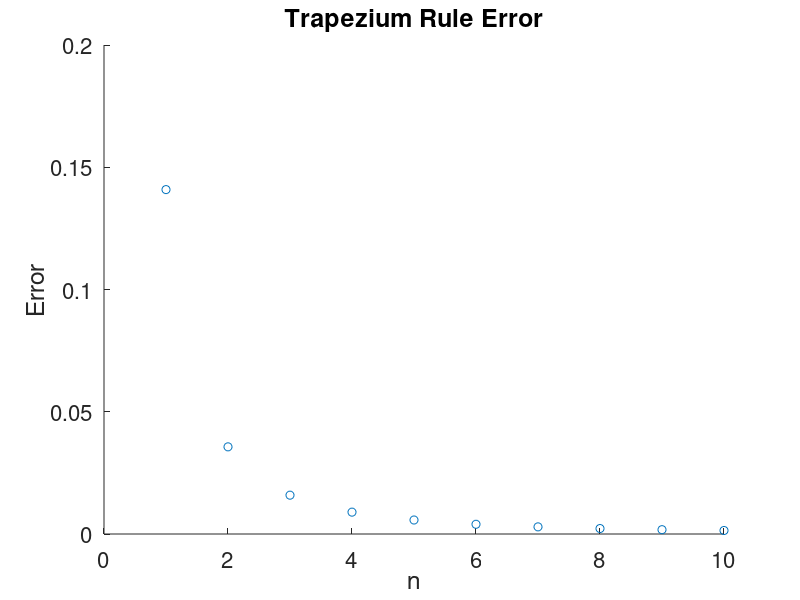
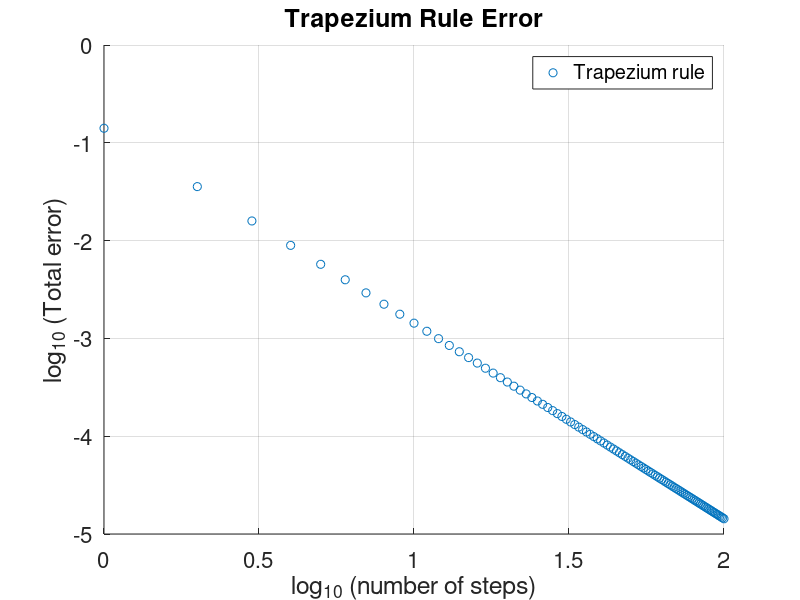
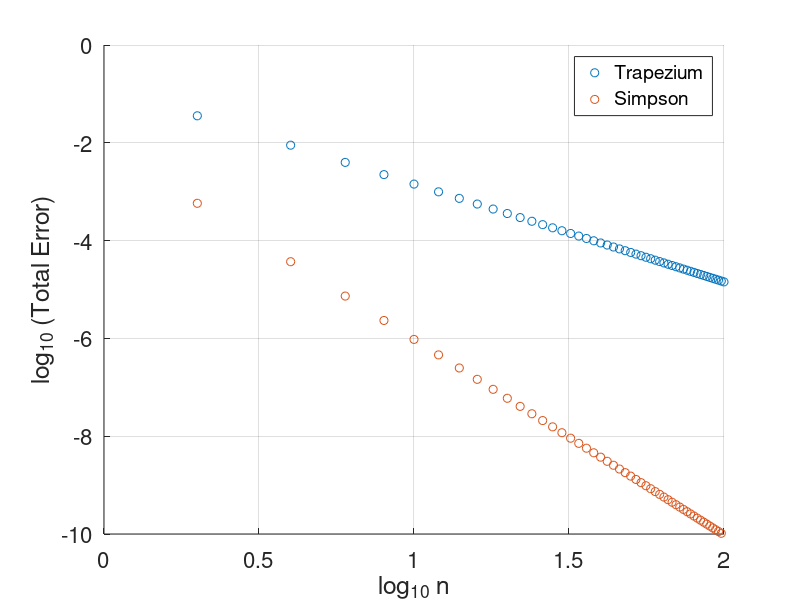
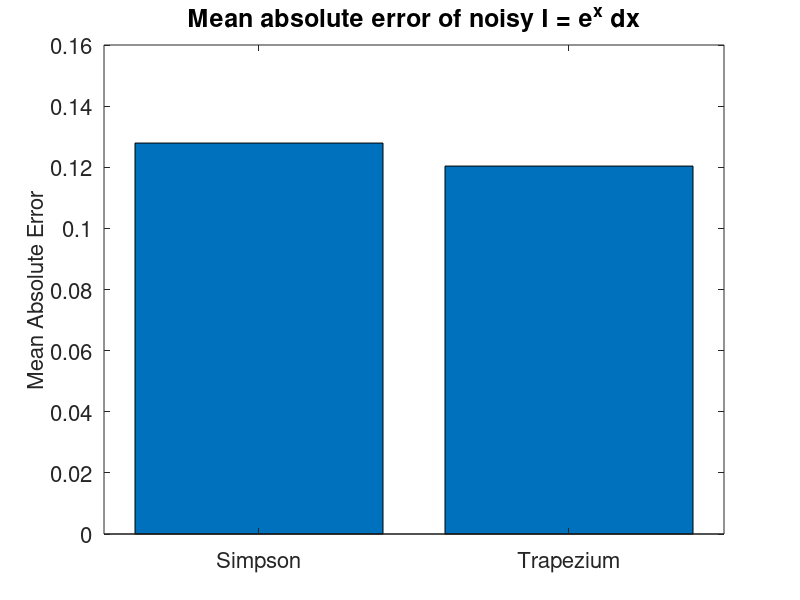

MATLAB code for these plots, in order: (Note: this script raises an error after producing the figures.)
% Matlab examples for Engineering Maths, CET IB, 2016
% Eric Rees
% 


% To use these scripts:
%  1. Start Matlab
%  2. Enter these scripts on the console
%      one line at a time
%  3. Or open this file in the editor 
%      and run entire sections (Ctrl + Enter)


% EXAMPLE 1: Trapezium rule errors
%  Integrate exp(x) dx from 0 to 1
% 
clear    % Clear workspace

n = 5;   % Number of steps
h = 1/n; % Interval

x = 0:h:1;
f = exp(x);

Itrapezium = 0.5*h*(f(1)+2*sum(f(2:end-1))+f(end));
Iexact     = exp(1) - 1;
difference = Itrapezium - Iexact;


% EXAMPLE 1b: Plot graph for trapezium rule errors for several values of 

listOfN          = zeros(100,1); % Pre-allocate an empty list 
listOfDifference = zeros(100,1);
for loop = 1:100
  n = loop;
  h = 1/n;   % Interval
  x = 0:h:1;
  f = exp(x);
  Itrapezium = 0.5*h* (f(1) + 2*sum(f(2:end-1)) + f(end));
  Iexact     = exp(1) - 1;
  difference = Itrapezium - Iexact;
  listOfN(loop)          = n;
  listOfDifference(loop) = difference;
end

figure(1)
 scatter(listOfN(1:10), listOfDifference(1:10));
 set(gca, 'fontSize', 16)
 xlabel('n', 'fontSize', 18);
 ylabel('Error', 'fontSize', 18);
 title('Trapezium Rule Error', 'fontSize', 18);
 set(gcf,'Position',[100,100,400,300]);
 set(gcf,'color','w')
figure(2)
 scatter(log10(listOfN), log10(listOfDifference));
 set(gca, 'fontSize', 16)
 xlabel('log_{10} (number of steps)', 'fontSize', 18);
 ylabel('log_{10} (Total error)', 'fontSize', 18);
 title('Trapezium Rule Error', 'fontSize', 18);
 set(gcf,'Position',[100,100,500,400]);
 grid on
 legend('Trapezium rule')
 
 
%% 
%  EXAMPLE 2: Simpson's rule integration
%  Also for  exp(x) dx from 0 to 1 
clear

n = 2;     % Consider n intervals. n is even.
h = 1/n;   % The width of each interval is h
                   
x = 0:h:1;    % x coordinates 
y = exp(x);   % y coordinates

Isimpson = (1/3)*h*(y(1) + 4*sum( y(2:2:end-1) ) + ...
                    2*sum( y(3:2:end-2) ) +y(end) );
Iexact = exp(1) - 1;
difference = Isimpson - Iexact;

% EXAMPLE 2b:
%  Compare Simpson's rule error with Trapezium rule:
%  For several n-values (must be even):
listOfN          = zeros(50,1);
listOfDiffTrap   = zeros(50,1);
listOfDiffSimp   = zeros(50,1);
for loop = 1:50
  n = 2*loop;
  h = 1/n;     % Interval
  x = 0:h:1;
  y = exp(x);
  Itrapezium = 0.5*h* (y(1) + 2*sum(y(2:end-1)) + y(end));
  Isimpson   = (1/3)*h*(y(1) + 4*sum( y(2:2:end-1) ) + ...
                        2*sum( y(3:2:end-2) ) +y(end) );
  
  Iexact     = exp(1) - 1;
  
  listOfN(loop)          = n;
  listOfDiffTrap(loop) = Itrapezium - Iexact;
  listOfDiffSimp(loop) = abs( Isimpson - Iexact );
end

figure(3)
 scatter(log10(listOfN), log10(listOfDiffTrap), 'bo');
 hold on
  scatter(log10(listOfN), log10(listOfDiffSimp), 'rx');
 hold off
 set(gca, 'fontSize', 16)
 xlabel('log_{10} n', 'fontSize', 18);
 ylabel('log_{10} (Total Error)', 'fontSize', 18);
 title('', 'fontSize', 18);
 set(gcf,'Position',[100,100,400,300]);
 set(gcf,'color','w')
 legend('Trapezium','Simpson','fontSize',14)
 grid on
ylim([-10 0])


%%
% Example 3: Noise Tolerance of Trapezium and Simpson's Rules
%            integrate  exp dx  from x = 0 to 1 with noise

clear
n = 10;
h=1/n;
xData = 0:h:1; 

nRepeats = 1000;   % Run this 1000 times 

Isimpson = zeros(length(nRepeats),1); % Pre-allocate memory
Itrap =    zeros(length(nRepeats),1); % 

for loop = 1:nRepeats
  yData = exp(xData) + 0.5*randn(1, length(xData)); 
  Isimpson(loop) = (1/3) * h * (yData(1) + 4*sum(yData(2:2:end-1)) + ...
                          2*sum(yData(3:2:end-2)) +yData(end) );
  Itrap(loop)    = 0.5*h*(yData(1)+2*sum(yData(2:end-1))+yData(end));
end

Iexact = exp(1) - 1;

errorOfSimpson = abs( Isimpson - Iexact) ;
errorOfTrap    = abs( Itrap    - Iexact) ;
mean(errorOfSimpson)
mean(errorOfTrap)

% Bar chart for mean absolute errors:
figure(4)
 bar( [mean(errorOfSimpson) , mean(errorOfTrap)] )
 set(gca,'XTickLabel',{'Simpson', 'Trapezium'})
 set(gca, 'fontSize', 16)
 title('Mean absolute error of noisy I = e^x dx', 'fontSize', 18);
colormap summer
ylabel('Mean Absolute Error', 'fontSize', 16);

% Scatterplot for absolute errors (hardly enlightening)
figure(5)
 scatter((1:length(errorOfSimpson)), errorOfSimpson, 'rx')
 hold on
 scatter((1:length(errorOfTrap)), errorOfTrap, 'bo')
 hold off
legend('Simpson','Trapezium')
set(gca, 'fontSize', 16)
title('Total error, with noise', 'fontSize', 18);
xlabel('Test number', 'fontSize', 16);
ylabel('Absolute error', 'fontSize', 16);


%% 
%  Example 4: Euler and Modified Euler for ODEs
% Exponential decay:
% 
% Note:
%   Interesting cases are (h = 0.01, 0.1, 0.15, 0.2, 0.203)
%    Note the axis limits, xlim() and ylim(), may hide 
%    the divergence to infinity for large h here

steps = 200;    % Number of steps
h = 0.01;       % Step size

t = 0;    % Initial time
y = 1;    % Initial amount

listT = zeros(steps,1);
listY = zeros(steps,1);
for loop = 1:steps
   listT(loop) = (loop-1)*h;
   listY(loop) = y;
     
    f = -10*y;    % Slope
    y = y + h*f; 
    t = t+h; 
end
figure(6)
 plot(listT, listY, 'lineWidth', 2);

 set(gca, 'fontSize', 16)
 xlabel('time', 'fontSize', 18);
 ylabel('N', 'fontSize', 18);
 title('Exponential decay simulation', 'fontSize', 18);
 set(gcf,'Position',[100,100,400,300]);
 set(gcf,'color','w')
 xlim([0 1])
 
 
%% 
%  Example 5:  Euler and its errors

n = 5;    % Set step size and number of steps
h = 0.1;
x = 0;    % Set initial values
y = 1;

listX = zeros(n,1);
listY = zeros(n,1);

for loop = 1:n
   listX(loop) = x;  % Store results
   listY(loop) = y;
    
    k1 = x+y;         % Slope at start of  step
    
    y = y + h*( k1 );
    x = x+h;
end

yExact = 2*exp(x) - x - 1;
yError = yExact - y;

figure(7)

plot(listX, 2*exp(listX) - listX - 1, 'r','lineWidth', 4 )
hold on
   plot(listX, listY, 'lineWidth', 2); % Sim
   scatter(listX, listY, 200, 'bo')
hold off
set(gca, 'fontSize', 14)
xlabel('x', 'fontSize', 14);
ylabel('y', 'fontSize', 14);
% title('Euler', 'fontSize', 14);
legend('exact', 'Euler')
set(gcf,'Position',[100,100,400,300]);
set(gcf,'color','w')


%%
% Example 6: Modified Euler and its errors
n = 5;    % Set step size and number of steps
h = 0.1;
x = 0;    % Set initial values
y = 1;

listX = zeros(n,1);
listY = zeros(n,1);

for loop = 1:n
   listX(loop) = x;  % Store results
   listY(loop) = y;
    
    k1 = x+y;         % Slope at start of  step
    yG = y + h*k1;    % Guess y at end of step
    k2 = (x+h) + yG;  % Guess slope at end of step
    
    y = y + 0.5*h*( k1 + k2 );
    x = x+h;
end

yExact = 2*exp(x) - x - 1;
yError = yExact - y;

figure(8)
 hold on
   plot(listX, 2*exp(listX) - listX - 1, 'r','lineWidth', 10 )
   plot(listX, listY, 'lineWidth', 4); % Sim
   scatter(listX, listY, 200, 'bo')
 hold off
 set(gca, 'fontSize', 16)
 xlabel('X', 'fontSize', 18);
 ylabel('Y', 'fontSize', 18);
 title('Modified Euler', 'fontSize', 18);
 legend('exact', 'simulated', 'simulated')
 set(gcf,'Position',[100,100,400,300]);
 set(gcf,'color','w')
 
 
 %%
 %  Example 7: RK4 method and its errors
 
n = 5;   % n steps
h = 0.1;   % step size (large)
listX = zeros(n,1);
listY = zeros(n,1);

x = 0;   % initial x
y = 1;   % initial y
for loop = 1:n
  listX(loop) = x;
  listY(loop) = y;
  
  k1 = x+y;
  k2 = (x + 0.5*h) + (y + 0.5*h*k1);
  k3 = (x + 0.5*h) + (y + 0.5*h*k2);
  k4 = (x + h)     + (y + h*k3);
  
  averageSlopeEstimate = (1/6)*(k1 + 2*k2 + 2*k3 + k4);
  
  y = y + h*averageSlopeEstimate;
  x = x + h;
end

yExact = 2*exp(x) - x - 1;
yError = y - yExact;

figure(9)
plot(listX, 2*exp(listX) - listX - 1, 'r','lineWidth', 10 )
 hold on
   plot(listX, listY, 'b', 'lineWidth', 3)
   scatter(listX, listY, 200, 'bo')
 hold off
 set(gca, 'fontSize', 16)
 xlabel('X', 'fontSize', 18);
 ylabel('Y', 'fontSize', 18);
 title('RK4', 'fontSize', 18);
 legend('exact', 'simulated', 'simulated')
set(gcf,'Position',[100,100,400,300]);
set(gcf,'color','w')


%%
% Example 8: RK4 comparison with Euler, Mod Euler

n = 7;   % n steps
h = 1;   % step size (1 is 'large')
x = 0;   % initial x
y = 1;   % initial y

listX_euler    = zeros(n+1,1); % Prepare lists to store results
listY_euler    = zeros(n+1,1);
listX_euler(1) = x;
listY_euler(1) = y;

listX_modEuler = zeros(n+1,1);
listY_modEuler = zeros(n+1,1);
listX_modEuler(1) = x;
listY_modEuler(1) = y;

listX_RK4      = zeros(n+1,1);
listY_RK4      = zeros(n+1,1);
listX_RK4(1)   = x;
listY_RK4(1)   = y;

for loop = 1:n
   
   % Euler:
   k1  = (listX_euler(loop) + listY_euler(loop));
   listX_euler(loop+1) = listX_euler(loop) + h;
   listY_euler(loop+1) = listY_euler(loop) + h*k1;
   
   % Modified Euler (or RK2):
   k1  = (listX_modEuler(loop) + listY_modEuler(loop));
   yG  = listY_modEuler(loop) + k1*h;
   k2  = (listX_modEuler(loop) + h   + yG);
   listX_modEuler(loop+1) = listX_modEuler(loop) + h;
   listY_modEuler(loop+1) = listY_modEuler(loop) + (1/2)*h*(k1+k2);
    
   % 4th order Runge-Kutta
   k1 = (listX_RK4(loop) + listY_RK4(loop));
   k2 = (listX_RK4(loop) + 0.5*h) + (listY_RK4(loop) + 0.5*h*k1);
   k3 = (listX_RK4(loop) + 0.5*h) + (listY_RK4(loop) + 0.5*h*k2);
   k4 = (listX_RK4(loop) + h)     + (listY_RK4(loop) + h*k3);
    
   averageSlopeEstimate = (1/6)*(k1 + 2*k2 + 2*k3 + k4);
   listX_RK4(loop+1) = listX_RK4(loop) + h;
   listY_RK4(loop+1) = listY_RK4(loop) + h*averageSlopeEstimate;

end


figure(10)
 xx = 0:0.02:(n*h);     % x positions
 yy = 2*exp(xx) - xx - 1; % Exact y
 plot(xx,yy, 'r','lineWidth', 4 ) % Exact
 hold on
   plot(listX_euler, listY_euler, 'b--','lineWidth', 4); % Sim
   plot(listX_modEuler, listY_modEuler, 'g--','lineWidth', 4); % Sim
   plot(listX_RK4, listY_RK4, 'k--','lineWidth', 4); % Sim
 hold off
 set(gca, 'fontSize', 16)
 xlabel('X', 'fontSize', 18);
 ylabel('Y', 'fontSize', 18);
 title('', 'fontSize', 18);
 legend('Exact','Euler', 'Mod Euler', 'RK4')
% set(gcf,'Position',[100,100,400,300]);
% set(gcf,'color','w')


%%
% Example 9: 
%   Accuracy of RK 4 versus Euler and Mod Euler, for different n values:
%

nValues = [1,2,4,10,100];

for loopNs = 1:length(nValues)
  n = nValues(loopNs);   % n steps
  h = 0.1/n;            % step size for total distance 0.5

  x = 0;   % initial x
  y = 1;   % initial y for RK4
  yEu = 1; % Initial y for Euler
  yME = 1; % Initial y for Modified Euler
  
  for loop = 1:n
    k1 = x+y;                 % RK4 method 
    k2 = (x + 0.5*h) + (y + 0.5*h*k1);
    k3 = (x + 0.5*h) + (y + 0.5*h*k2);
    k4 = (x + h)     + (y + h*k3);
    
    averageSlopeEstimate = (1/6)*(k1 + 2*k2 + 2*k3 + k4);
    y = y + h*averageSlopeEstimate;
    
    yEu = yEu + h*(x + yEu); % Euler method
    
    k1ME = x+yME;            % Modified Euler method
    yG   = yME + k1ME*h; 
    k2ME = x+h + yG;
    yME  = yME + 0.5*h*(k1ME + k2ME);
    
    x = x + h; 
  end
  
  yRK4(loopNs)   = y;
  yEuler(loopNs) = yEu;
  yModE(loopNs)  = yME;
end
yExact = 2*exp(x) - x - 1;


log_yErrorRK4   = log10( abs(yExact - yRK4)   );
log_yErrorEuler = log10( abs(yExact - yEuler) );
log_yErrorME    = log10( abs(yExact - yModE)    );

logNvalues = log10(nValues);


figure(11)
plot( logNvalues, log_yErrorEuler, 'b', 'lineWidth', 3)
hold on % Overlay some extra plots
  plot(logNvalues, log_yErrorRK4, 'k', 'lineWidth', 3)
  plot(logNvalues, log_yErrorME,  'r', 'lineWidth', 3)
  legend('Euler', 'RK4', 'Mod Euler', 18, 'Location', 'SouthWest');
  scatter( logNvalues, log_yErrorRK4, 70, 'k', 'filled') % Show points
  scatter( logNvalues, log_yErrorEuler, 70, 'b', 'filled') % Show points
  scatter( logNvalues, log_yErrorME, 70, 'r', 'filled') % Show points
hold off
% Make the plot readable by increasing font sizes etc.
set(gca, 'fontSize', 18)
xlabel('log_{10} N', 'fontSize', 18);
ylabel('log_{10} Error', 'fontSize', 18);
title('Runge-Kutta global error', 'fontSize', 18);
grid on


slopeRK = (log_yErrorRK4(end)- log_yErrorRK4(end-1))/(logNvalues(end) - logNvalues(end-1));
disp(slopeRK);


%%
%  Example 10: Euler for a 2nd order ODE (simple harmonic oscillator)

h = 0.1; % Time interval: try 0.02, 0.2
y = 0;   % Initial y value (position)
v = 1;   % Initial dy/dt   (velocity)
t = 0;
for loop = 1:500 
    acceleration = -y; % Slopes
    velocity     = v;
    
    v = v + h*acceleration;
    y = y + h*velocity;
    t = t+h;
end

% Repeat, plotting results:
clear
n = 500;
h = 0.1;  % Time interval (try 0.02, 0.05, 0.2) 

y = 0;    % Initial conditions
v = 1;
t = 0;

listY = zeros(n,1);
for loop = 1:n 
    acceleration = -y; % Slopes
    velocity     = v;
    
    v = v + h*acceleration;
    y = y + h*velocity;
    t = t+h;
    
    listY(loop) = y;
end

xx = (1:n)*h; % time co-ordinates

figure(12)
scatter(xx, listY) % Plot simulation result
hold on
  plot(xx, sin(xx),'r', 'lineWidth', 2) % Exact
hold off
 legend('Euler, 2nd order ', 'Exact')
 xlim([0 10])
 ylim([-2 4])

 set(gca, 'fontSize', 16)
 xlabel(' x', 'fontSize', 18);
 ylabel(' y', 'fontSize', 18);
 title('', 'fontSize', 18);
 set(gcf,'Position',[100,100,400,300]);
set(gcf,'color','w')
 

%%
% Example 11:
% Use Modified Euler for the simultaneous ODEs in Example Sheet 1, Q.6

clear
% (1): INPUT
h = 0.2;            % interval in time, 0.2 seconds
numberOfSteps = 3; 

t = 0;              % initial value of independent variable
x = 0;             % initial value of x
y = 1;             % initial value of y

% Pre-allocate computer memory to store outputs 
% (This is unnecessary if you don't need to recall the iterating values)
% (It is also unnecessary, here, as the computational time is brief anyway)
listT  = zeros( numberOfSteps + 1 , 1 );
listX  = zeros( numberOfSteps + 1 , 1 ); 
listY  = zeros( numberOfSteps + 1 , 1 );

listK1 = zeros( numberOfSteps + 1 , 1 ); % K1 is the initial slope for X
listM1 = zeros( numberOfSteps + 1 , 1 ); % M1 is the initial slope for Y
listK2 = zeros( numberOfSteps + 1 , 1 );
listM2 = zeros( numberOfSteps + 1 , 1 );
listXg = zeros( numberOfSteps + 1 , 1 ); % First guess of next X
listYg = zeros( numberOfSteps + 1 , 1 );

listT(1) = t;
listX(1) = x;
listY(1) = y;

% (2.) PROCESS
%
for n = 1:numberOfSteps
   
    k1 = x*y + t;
    m1 = x - t;
    xg = x + h*k1;
    yg = y + h*m1;
    k2 = xg*yg + (t + h);
    m2 = xg - (t + h);    
    
    t = t + h;
    x = x + 0.5 * h * (k1 + k2);
    y = y + 0.5 * h * (m1 + m2);
    

    listT(n+1) = t;
    listX(n+1) = x;
    listY(n+1) = y;

    listK1(n)  = k1;
    listXg(n)  = xg;
    listK2(n)  = k2;
    listM1(n)  = m1;
    listYg(n)  = yg;
    listM2(n)  = m2;
end

figure(13)
plot(listT, listX, 'lineWidth', 2);
hold on
  plot(listT, listY, 'r','lineWidth', 2 )
hold off
legend('x','y');

%% 
%  Example 12
%    The Lokta-Volterra predator prey model
%    (With populations as a continuous variable)
% 

listT = zeros(n,1);
listX = zeros(n,1);
listY = zeros(n,1);

a = 0.4;
b = 0.02;
c = 0.005;
d = 0.1;

n = 10000;
h = 0.05;

t = 0;   % time
x = 80;  % Baboons
y = 40;  % Cheetahs

for loop = 1:n
    listT(loop) = t;
    listX(loop) = x;
    listY(loop) = y;
    
    f = a*x - b*x*y;
    g = c*x*y - d*y;
    
    x = x + f*h;
    y = y + g*h;
    t = t+h;
end

figure(14)
  plot(listT, listX, 'b', 'lineWidth', 2)
  hold on
    plot(listT, listY, 'r', 'lineWidth', 2);
  hold off
set(gca, 'fontSize', 18)
xlabel('Time', 'fontSize', 18);
ylabel('Number', 'fontSize', 18);
legend('Baboons (prey)','Cheetahs (predator)', 18);
title('A predator prey model', 'fontSize', 18);
grid on
ylim([0 250])
  

figure(15)
  plot(listX, listY, 'b', 'lineWidth', 2)
set(gca, 'fontSize', 18)
xlabel('Baboons', 'fontSize', 18);
ylabel('Cheetahs', 'fontSize', 18);
legend('', 18);
title('A predator prey model', 'fontSize', 18);
grid on

% Modified Euler, same problem:
listT = zeros(n,1);
listX = zeros(n,1);
listY = zeros(n,1);
t = 0;
x = 80;
y = 40;
for loop = 1:n
    listT(loop) = t;
    listX(loop) = x;
    listY(loop) = y;
    
    k1 = a*x - b*x*y;
    m1 = c*x*y - d*y;
    xG = x + k1*h;
    yG = y + m1*h;
    k2 = a*xG - b*xG*yG;
    m2 = c*xG*yG - d*y;
    
    x = x + 0.5*h*(k1+k2);
    y = y + 0.5*h*(m1+m2);
    t = t+h;
end
figure(16)
  plot(listT, listX, 'b', 'lineWidth', 2)
  hold on
    plot(listT, listY, 'r', 'lineWidth', 2);
  hold off
set(gca, 'fontSize', 18)
xlabel('Time', 'fontSize', 18);
ylabel('Number', 'fontSize', 18);
legend('Baboons (prey)','Cheetahs (predator)', 18);
title('Mod Euler', 'fontSize', 18);
ylim([0 150])
grid on


%%
% Example 13, Truncation error
% Demonstrate introduction of wrong solution into y'' = y, y(0)=1, y'(0)=-1
% Given initial conditions, solution should be e^(-x)
% But some e^x can be added due to truncation or rounding error
% This demonstration introduces a (very very bad!) rounding error in order 
% to make the point that numerical errors can introduce wrong parts of the 
% general ODE solution into specific cases. 

n = 100;    % Set step size and number of steps
h = 0.1;
x = 0;    % Set initial values
y = 1;
v = -1;

listX = zeros(n,1);
listY = zeros(n,1);

for loop = 1:n
   listX(loop) = x;  % Store results
   listY(loop) = y;
    
   dvBydx = y;         % Slope at start of  step
    
   y = y + h*( v );
   v = v + h*dvBydx;
   x = x+h;
   
   y = ceil(y*10)/10; % Artificially put in bad numerical rounding error.
	 % Comment out the above line to produce a good simualtion. 
end


figure(17)

plot(listX, listY, 'lineWidth', 2); % Sim
hold on
    scatter(listX, listY, 200, 'bo')
hold off
set(gca, 'fontSize', 14)
xlabel('x', 'fontSize', 14);
ylabel('y', 'fontSize', 14);
% title('Euler', 'fontSize', 14);
legend('Euler')
set(gcf,'Position',[100,100,400,300]);
set(gcf,'color','w')